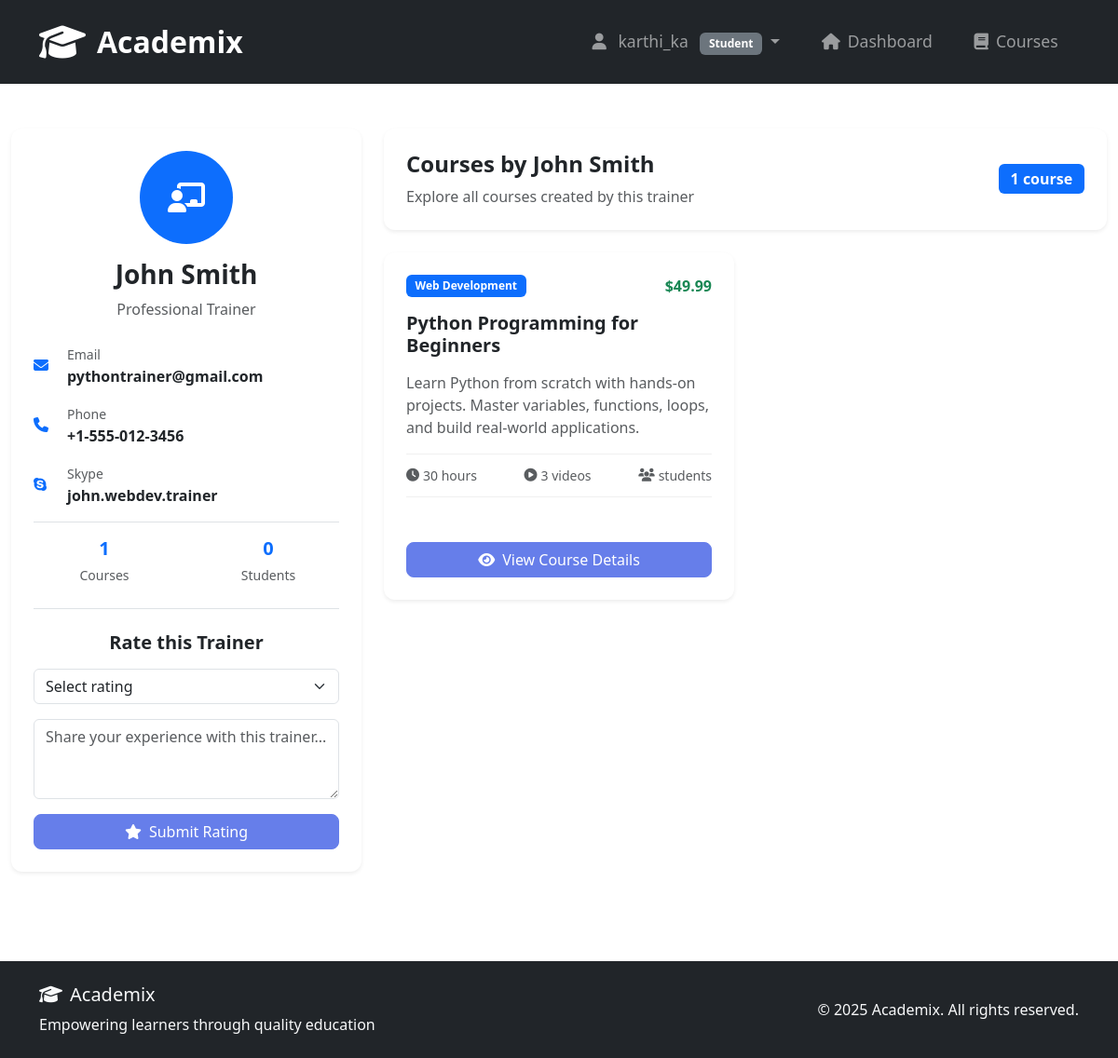
The app's page /courses/trainer/2/ (signed in) with its own data.
### users/models.py (models this page shows, shortened)
class CustomUser(AbstractUser):
    USER_TYPE_CHOICES = (
        ('student', 'Student'),
        ('trainer', 'Trainer'),
        ('manager', 'Manager'),
    )
    user_type = models.CharField(max_length=10, choices=USER_TYPE_CHOICES, default='student')
    phone = models.CharField(max_length=15, blank=True)
    country = models.ForeignKey(Country, on_delete=models.SET_NULL, null=True, blank=True)
    state = models.ForeignKey(State, on_delete=models.SET_NULL, null=True, blank=True)
    district = models.ForeignKey(District, on_delete=models.SET_NULL, null=True, blank=True)
    skype_id = models.CharField(max_length=100, blank=True)
    whatsapp_number = models.CharField(max_length=15, blank=True)
    is_email_verified = models.BooleanField(default=False)
    email_verification_token = models.CharField(max_length=100, blank=True)
    groups = models.ManyToManyField(
        Group,
        verbose_name='groups',
        blank=True,
        help_text='The groups this user belongs to. A user will get all permissions granted to each of their groups.',
        related_name="customuser_set",
        related_query_name="user",
    )
    user_permissions = models.ManyToManyField(
        Permission,
        verbose_name='user permissions',
        blank=True,
        help_text='Specific permissions for this user.',
        related_name="customuser_set",
        related_query_name="user",
    )
    class Meta:
        db_table = 'users_customuser'

### courses/models.py (models this page shows, shortened)
class Course(models.Model):
    title = models.CharField(max_length=200)
    description = models.TextField()
    category = models.ForeignKey(CourseCategory, on_delete=models.CASCADE)
    trainer = models.ForeignKey(CustomUser, on_delete=models.CASCADE, limit_choices_to={'user_type': 'trainer'})
    price = models.DecimalField(max_digits=10, decimal_places=2)
    duration = models.IntegerField(help_text="Duration in hours")
    created_at = models.DateTimeField(auto_now_add=True)
    updated_at = models.DateTimeField(auto_now=True)
    is_active = models.BooleanField(default=True)

class CourseCategory(models.Model):
    name = models.CharField(max_length=100)
    description = models.TextField(blank=True)

### courses/views.py (the view)
# urls.py: path('trainer/<int:trainer_id>/', views.trainer_details, name='trainer_details'),
@login_required
def trainer_details(request, trainer_id):
    from users.models import CustomUser
    trainer = get_object_or_404(CustomUser, id=trainer_id, user_type='trainer')
    courses = Course.objects.filter(trainer=trainer, is_active=True)
    return render(request, 'courses/trainer_details.html', {
        'trainer': trainer,
        'courses': courses
    })

### courses/templates/courses/trainer_details.html (shortened to what this page needs)
{% extends 'base.html' %}
{% load static %}
{% block content %}
<div class="container-fluid py-4">
    <div class="row">
        <div class="col-lg-4 mb-4">
            <div class="card border-0 shadow-sm">
                <div class="card-body p-4 text-center">
                    <div class="bg-primary rounded-circle d-inline-flex align-items-center justify-content-center mb-3" style="width: 100px; height: 100px;">
                        <i class="fas fa-chalkboard-teacher text-white fa-2x"></i>
                    </div>
                    <h3 class="fw-bold text-dark mb-2">{{ trainer.get_full_name|default:trainer.username }}</h3>
                    <p class="text-muted mb-4">Professional Trainer</p>
                    <div class="text-start">
                        <div class="d-flex align-items-center mb-3">
                            <i class="fas fa-envelope text-primary me-3" style="width: 20px;"></i>
                            <div>
                                <small class="text-muted">Email</small>
                                <p class="mb-0 fw-semibold">{{ trainer.email }}</p>
                            </div>
                        </div>
                        {% if trainer.phone %}
                        <div class="d-flex align-items-center mb-3">
                            <i class="fas fa-phone text-primary me-3" style="width: 20px;"></i>
                            <div>
                                <small class="text-muted">Phone</small>
                                <p class="mb-0 fw-semibold">{{ trainer.phone }}</p>
                            </div>
                        </div>
                        {% endif %}
                        {% if trainer.skype_id %}
                        <div class="d-flex align-items-center mb-3">
                            <i class="fab fa-skype text-primary me-3" style="width: 20px;"></i>
                            <div>
                                <small class="text-muted">Skype</small>
                                <p class="mb-0 fw-semibold">{{ trainer.skype_id }}</p>
                            </div>
                        </div>
                        {% endif %}
                        <div class="border-top pt-3 mt-3">
                            <div class="row text-center">
                                <div class="col-6">
                                    <h5 class="fw-bold text-primary mb-1">{{ courses|length }}</h5>
                                    <small class="text-muted">Courses</small>
                                </div>
                                <div class="col-6">
                                    <h5 class="fw-bold text-primary mb-1">{{ total_students|default:"0" }}</h5>
                                    <small class="text-muted">Students</small>
                                </div>
                            </div>
                        </div>
                    </div>
                    {% if user.user_type == 'student' %}
                    <div class="border-top pt-4 mt-4">
                        <h5 class="fw-bold text-dark mb-3">Rate this Trainer</h5>
                        <form method="post" action="{% url 'rate_trainer' trainer.id %}">
                            <div class="mb-3">
                                <select name="rating" class="form-select" required>
                                    <option value="">Select rating</option>
                                </select>
                            </div>
                            <div class="mb-3">
                                <textarea name="comment" class="form-control" placeholder="Share your experience with this trainer..." rows="3"></textarea>
                            </div>
                            <button type="submit" class="btn btn-primary w-100">
                                <i class="fas fa-star me-2"></i>Submit Rating
                            </button>
                        </form>
                    </div>
                    {% endif %}
                </div>
            </div>
        </div>
        <div class="col-lg-8">
            <div class="card border-0 shadow-sm mb-4">
                <div class="card-body p-4">
                    <div class="d-flex justify-content-between align-items-center">
                        <div>
                            <h4 class="fw-bold text-dark mb-2">
                                Courses by {{ trainer.get_full_name|default:trainer.username }}
                            </h4>
                            <p class="text-muted mb-0">Explore all courses created by this trainer</p>
                        </div>
                        <span class="badge bg-primary fs-6">{{ courses|length }} course{{ courses|length|pluralize }}</span>
                    </div>
                </div>
            </div>
            {% if courses %}
            <div class="row g-4">
                {% for course in courses %}
                <div class="col-xl-6">
                    <div class="card border-0 shadow-sm h-100 course-card">
                        <div class="card-body p-4">
                            <div class="d-flex justify-content-between align-items-start mb-3">
                                <span class="badge bg-primary">{{ course.category.name }}</span>
                                <span class="text-success fw-bold">${{ course.price }}</span>
                            </div>
                            <h5 class="card-title fw-bold text-dark mb-3">{{ course.title }}</h5>
                            <p class="card-text text-muted mb-3">{{ course.description|truncatewords:20 }}</p>
                            <div class="course-meta mb-4">
                                <div class="d-flex justify-content-between align-items-center text-muted small">
                                    <div class="d-flex align-items-center">
                                        <i class="fas fa-clock me-1"></i>
                                        <span>{{ course.duration }} hours</span>
                                    </div>
                                    <div class="d-flex align-items-center">
                                        <i class="fas fa-play-circle me-1"></i>
                                        <span>{{ course.videos.count }} videos</span>
                                    </div>
                                    <div class="d-flex align-items-center">
                                        <i class="fas fa-users me-1"></i>
                                        <span>{{ course.student_count }} students</span>
                                    </div>
                                </div>
                            </div>
                        </div>
                        <div class="card-footer bg-transparent border-0 pt-0 px-4 pb-4">
                            <div class="d-grid">
                                <a href="{% url 'course_detail' course.id %}" class="btn btn-primary">
                                    <i class="fas fa-eye me-2"></i>View Course Details
                                </a>
                            </div>
                        </div>
                    </div>
                </div>
                {% endfor %}
            </div>
            {% endif %}
        </div>
    </div>
</div>
{% endblock %}

### templates/base.html (shortened to what this page needs)
<!DOCTYPE html>
<html lang="en">
<head>
    <link href="https://cdn.jsdelivr.net/npm/bootstrap@5.3.0/dist/css/bootstrap.min.css" rel="stylesheet">
    <link rel="stylesheet" href="https://cdnjs.cloudflare.com/ajax/libs/font-awesome/6.4.0/css/all.min.css">
    {% load static %}
</head>
<body>
    <nav class="navbar navbar-expand-lg navbar-dark bg-dark sticky-top">
        <div class="container">
            <a class="navbar-brand" href="{% url 'home' %}">
                <i class="fas fa-graduation-cap brand-icon"></i>
                Academix
            </a>
            <div class="collapse navbar-collapse" id="navbarNav">
                <ul class="navbar-nav ms-auto">
                    {% if user.is_authenticated %}
                        <li class="nav-item dropdown">
                            <a class="nav-link dropdown-toggle" href="#" id="userDropdown" role="button" data-bs-toggle="dropdown">
                                <i class="fas fa-user me-2"></i>
                                {{ user.username }}
                                <span class="badge bg-secondary user-type-badge ms-2">{{ user.get_user_type_display }}</span>
                            </a>
                        </li>
                        <li class="nav-item">
                            <a class="nav-link" href="{% url 'dashboard' %}">
                                <i class="fas fa-home me-2"></i>Dashboard
                            </a>
                        </li>
                        <li class="nav-item">
                            <a class="nav-link" href="{% url 'course_list' %}">
                                <i class="fas fa-book me-2"></i>Courses
                            </a>
                        </li>
                    {% endif %}
                </ul>
            </div>
        </div>
    </nav>
    <main class="main-content">
        {% block content %}
        {% endblock %}
    </main>
    <footer class="bg-dark text-light py-4 mt-5">
        <div class="container">
            <div class="row align-items-center">
                <div class="col-md-6">
                    <h5 class="mb-2">
                        <i class="fas fa-graduation-cap me-2"></i>Academix
                    </h5>
                    <p class="mb-0 text-light">Empowering learners through quality education</p>
                </div>
                <div class="col-md-6 text-md-end">
                    <p class="mb-0">&copy; 2025 Academix. All rights reserved.</p>
                </div>
            </div>
        </div>
    </footer>
</body>
</html>

### templates/base.html (style rules this page uses)
.navbar { min-height: 80px; padding: 1rem 0; }
.navbar-brand { font-size: 2rem !important; font-weight: 700; display: flex; align-items: center; }
.brand-icon { font-size: 2.5rem !important; margin-right: 12px; }
.navbar-nav .nav-link { font-size: 1.1rem; font-weight: 500; padding: 0.8rem 1.2rem !important; margin: 0 0.2rem; }
.user-type-badge { font-size: 0.8rem; }

### courses/templates/courses/trainer_details.html (style rules this page uses)
.card { border-radius: 12px; }
.course-card { transition: transform 0.2s ease-in-out, box-shadow 0.2s ease-in-out; }
.btn-primary { background: #667eea; border: 1px solid #667eea; border-radius: 8px; }
.badge { border-radius: 6px; font-size: 0.75rem; padding: 0.5em 0.8em; }
.course-meta { border-top: 1px solid #f0f0f0; border-bottom: 1px solid #f0f0f0; padding: 0.75rem 0; }

### records on screen
CustomUser: username "karthi_ka", user_type "Student"
CustomUser: get_full_name "John Smith", email "pythontrainer@gmail.com", phone "+1-555-012-3456", skype_id "john.webdev.trainer"
Course: category.name "Web Development", price "49.99", title "Python Programming for Beginners", description "Learn Python from scratch with hands-on projects. Master variables, functions, loops, and build real-world applications.", duration "30", videos.count "3"

### other values on screen
{{ courses|length }} "1"
{{ total_students|default:"0" }} "0"
